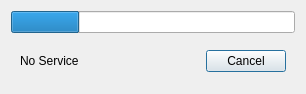
<?xml version="1.0" encoding="UTF-8"?>
<ui version="4.0">
 <class>ConnectionChecker</class>
 <widget class="QDialog" name="ConnectionChecker">
  <property name="windowModality">
   <enum>Qt::WindowModal</enum>
  </property>
  <property name="geometry">
   <rect>
    <x>0</x>
    <y>0</y>
    <width>306</width>
    <height>94</height>
   </rect>
  </property>
  <property name="windowTitle">
   <string>Checking Connection</string>
  </property>
  <layout class="QGridLayout" name="gridLayout">
   <item row="0" column="0">
    <widget class="QProgressBar" name="statusBar">
     <property name="value">
      <number>24</number>
     </property>
     <property name="textVisible">
      <bool>false</bool>
     </property>
     <property name="invertedAppearance">
      <bool>false</bool>
     </property>
    </widget>
   </item>
   <item row="1" column="0">
    <widget class="QWidget" name="widget" native="true">
     <layout class="QGridLayout" name="gridLayout_2">
      <item row="0" column="2">
       <widget class="QPushButton" name="cancelButton">
        <property name="text">
         <string>Cancel</string>
        </property>
       </widget>
      </item>
      <item row="0" column="0">
       <widget class="QLabel" name="statusLabel">
        <property name="text">
         <string>No Service</string>
        </property>
       </widget>
      </item>
      <item row="0" column="1">
       <spacer name="horizontalSpacer">
        <property name="orientation">
         <enum>Qt::Horizontal</enum>
        </property>
        <property name="sizeHint" stdset="0">
         <size>
          <width>40</width>
          <height>20</height>
         </size>
        </property>
       </spacer>
      </item>
     </layout>
    </widget>
   </item>
  </layout>
 </widget>
 <resources/>
 <connections>
  <connection>
   <sender>cancelButton</sender>
   <signal>clicked()</signal>
   <receiver>ConnectionChecker</receiver>
   <slot>close()</slot>
   <hints>
    <hint type="sourcelabel">
     <x>262</x>
     <y>66</y>
    </hint>
    <hint type="destinationlabel">
     <x>300</x>
     <y>66</y>
    </hint>
   </hints>
  </connection>
 </connections>
</ui>
